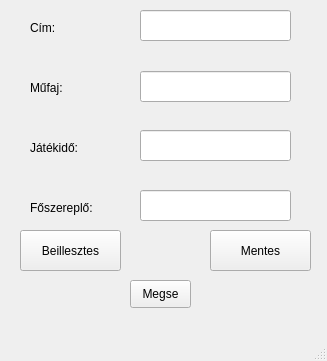
<?xml version="1.0" encoding="UTF-8"?>
<ui version="4.0">
 <class>Dialog</class>
 <widget class="QMainWindow" name="Dialog">
  <property name="geometry">
   <rect>
    <x>0</x>
    <y>0</y>
    <width>327</width>
    <height>361</height>
   </rect>
  </property>
  <property name="windowTitle">
   <string>MainWindow</string>
  </property>
  <widget class="QWidget" name="centralwidget">
   <widget class="QLabel" name="label">
    <property name="geometry">
     <rect>
      <x>30</x>
      <y>20</y>
      <width>55</width>
      <height>16</height>
     </rect>
    </property>
    <property name="text">
     <string>Cím:</string>
    </property>
   </widget>
   <widget class="QLabel" name="label_2">
    <property name="geometry">
     <rect>
      <x>30</x>
      <y>80</y>
      <width>55</width>
      <height>16</height>
     </rect>
    </property>
    <property name="text">
     <string>Műfaj:</string>
    </property>
   </widget>
   <widget class="QLabel" name="label_3">
    <property name="geometry">
     <rect>
      <x>30</x>
      <y>140</y>
      <width>55</width>
      <height>16</height>
     </rect>
    </property>
    <property name="text">
     <string>Játékidő:</string>
    </property>
   </widget>
   <widget class="QLabel" name="label_4">
    <property name="geometry">
     <rect>
      <x>30</x>
      <y>200</y>
      <width>71</width>
      <height>16</height>
     </rect>
    </property>
    <property name="text">
     <string>Főszereplő:</string>
    </property>
   </widget>
   <widget class="QPushButton" name="alkalmazGomb">
    <property name="geometry">
     <rect>
      <x>20</x>
      <y>230</y>
      <width>101</width>
      <height>41</height>
     </rect>
    </property>
    <property name="text">
     <string>Beillesztes</string>
    </property>
   </widget>
   <widget class="QPushButton" name="megseGomb">
    <property name="geometry">
     <rect>
      <x>130</x>
      <y>280</y>
      <width>61</width>
      <height>28</height>
     </rect>
    </property>
    <property name="text">
     <string>Megse</string>
    </property>
   </widget>
   <widget class="QPushButton" name="mentesGomb">
    <property name="geometry">
     <rect>
      <x>210</x>
      <y>230</y>
      <width>101</width>
      <height>41</height>
     </rect>
    </property>
    <property name="text">
     <string>Mentes</string>
    </property>
   </widget>
   <widget class="QLineEdit" name="cimhozzaadas">
    <property name="geometry">
     <rect>
      <x>140</x>
      <y>10</y>
      <width>151</width>
      <height>31</height>
     </rect>
    </property>
   </widget>
   <widget class="QLineEdit" name="mufajhozzaadas">
    <property name="geometry">
     <rect>
      <x>140</x>
      <y>71</y>
      <width>151</width>
      <height>31</height>
     </rect>
    </property>
   </widget>
   <widget class="QLineEdit" name="jatekidohozzaadas">
    <property name="geometry">
     <rect>
      <x>140</x>
      <y>130</y>
      <width>151</width>
      <height>31</height>
     </rect>
    </property>
   </widget>
   <widget class="QLineEdit" name="foszereplohozzaadas">
    <property name="geometry">
     <rect>
      <x>140</x>
      <y>190</y>
      <width>151</width>
      <height>31</height>
     </rect>
    </property>
   </widget>
  </widget>
  <widget class="QMenuBar" name="menubar">
   <property name="geometry">
    <rect>
     <x>0</x>
     <y>0</y>
     <width>327</width>
     <height>26</height>
    </rect>
   </property>
  </widget>
  <widget class="QStatusBar" name="statusbar"/>
 </widget>
 <resources/>
 <connections/>
</ui>
